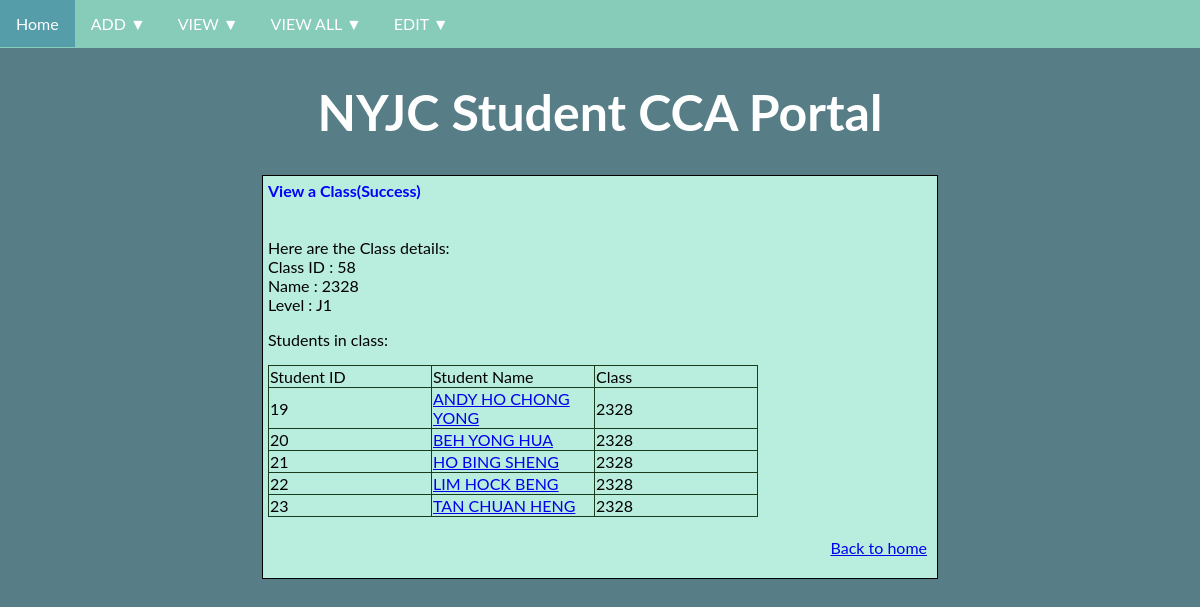
The page /view/class?id=58 on the database its author committed.
### tables this page shows
CREATE TABLE "Class"(
                "id" TEXT UNIQUE,
                "name" TEXT,
                "level" TEXT,
                Primary Key("id")
                );

CREATE TABLE "Student"(
                "id" TEXT UNIQUE,
                "name" TEXT,
                "student_age" INT,
                "year_enrolled" INT,
                "graduating_year" INT,
                "class_id" TEXT,
                Primary Key("id")
                Foreign Key("class_id") REFERENCES Class("id")
                );

### main.py (the view, shortened to what this page needs)
@app.route('/view/class', methods = ["GET", 'POST'])
def view_class():
    title = 'View a Class'
    span1 = "View a Class"
    span2 = "Use the following form to view a Class"
    form_header = {"id": "Class ID"}
    error = ' '
    if request.args:
        id = request.args["id"].strip(" ")
        record = classCollection.find(id)
        if record != None:
            students = classCollection.viewstudent(id)
            span1 = "View a Class(Success)"
            span2 = "Here are the Class details:"
            form_header = {
                           'id' : 'Class ID',
                           'name': 'Name',
                           'level': 'Level'
                               }
            table_header = {
                           'student_id' : 'Student ID',
                           'student_name': 'Student Name',
                           'class': 'Class'
            }
            return render_template("view.html",
                               page_type = 'success_class',
                               title = title,
                               span1 = span1,
                               span2 = span2,
                               form_header = form_header,
                               table_header = table_header,
                               form_data = {
                                   'record':record,
                                   'students':students
                               }
                              )
        else:
            error = f'Class ID {request.args["id"]} not found! Try again!'

### storage.py (called while the page is built)
    def _executedql(self, query: str, type: str, params: tuple) -> Optional[sqlite3.Row]:
        with sqlite3.connect(self._dbname) as conn:
            conn.row_factory = sqlite3.Row
            cur = conn.cursor()
            result = None
            if type == 'one':
                cur.execute(query, params)
                result = cur.fetchone()
            elif type == "many":
                cur.execute(query)
                result = cur.fetchall()
            elif type == "join":
                cur.execute(query, params)
                result = cur.fetchall()
            return result

    def find(self, key: str, columns: list[str] = ["*"]) -> Optional[dict]:
        querycolumns = ','.join(columns)
        query = f'''
                SELECT {querycolumns} FROM "{self._tblname}"
                WHERE "{self._key}" =?;
        '''
        result = self._executedql(query, "one", (key,))
        if result is not None:
            return dict(result)
        else:
            return None

    def viewstudent(self, key: str) -> Optional[list[dict]]:
        query = f'''SELECT "Student"."id" as "student_id",
                           "Student"."name" as "student_name",
                           "{self._tblname}"."name" as "class"
                    FROM "{self._tblname}"
                    INNER JOIN "Student"
                        ON "{self._tblname}"."{self._key}" = "Student"."class_id"
                    WHERE "{self._tblname}"."{self._key}" = ?
                    ORDER BY ABS("Student"."id");
                '''
        result = self._executedql(query, "join", (key,))
        if result != []:
            lst = []
            for record in result:
                lst.append(dict(record))
            return lst
        else:
            return None

### templates/view.html (shortened to what this page needs)
<!DOCTYPE html>
<html>
    <head>
    {% include "head.html" %}
    </head>
    <body>
        {% include "header.html" %}
        <div class='container'>
            <span class='highlight-blue'> {{span1}} </span>
            <span> {{span2}} </span>
        {% if 'view' in page_type %}
        <form
            action = "{{ form_meta['action'] }}"
            method = "{{ form_meta['method'] }}"
            >
        <table>
            {% for name, value in form_data.items() %}
            <tr>
                <td>
                    <label for= '{{ name }}'>
                    {{form_header[name]}}
                    </label>
                </td>
                <td>
                    <input id= '{{ name }}' type='text' name= '{{ name }}' value='{{ value }}' >
                </td>
            </tr>
            {% endfor %}
            <tr>
                <td colspan = "2" align = "right" >
                    <input type='submit' value='Submit'>
                </td>
            </tr>
        </table>
        </form>
        {% elif 'success' in page_type %}
            {% for name, value in form_data['record'].items() %}
                {{form_header[name]}} : {{value}}
            {% endfor %}
            {% if 'class' in page_type %}
                <p> Students in class: </p>
                {%if form_data['students'] != None %}
                    <table>
                        <tr>
                        {% for header in form_data['students'][0].keys() %}
                            <td> {{table_header[header]}} </td>
                        {% endfor %}
                        </tr>
                        {% for student in form_data['students'] %}
                            <tr>
                            {% for name, value in student.items() %}
                                {% if name == "student_name" %}
                                    <td> <a href="/view/student?id={{student['student_id']}}">{{value}}</a></td>
                                {% else %}
                                    <td>{{value}}</td>
                                {% endif %}
                            {% endfor %}
                            </tr>
                        {% endfor %}
                    </table>
                {% else %}
                    <p> No students found.</p>
                {% endif %}
            {% endif %}
        {% endif %}
        {% include "footer.html" %}
        </div>
    </body>
</html>

### static/css/styles.css (style rules this page uses)
body { background-color: #577D86; font-family: "Lato", sans-serif; margin: 0px; }
.highlight-blue { font-weight: bold; color: blue; }
.main-heading, .container, .footer { padding: 5px; margin: auto; }
.container { display: table; border: 0.5px solid black; background-color: #B9EDDD; color: black; width: 664px }
table { border: 0.5px solid #193d1d; border-collapse: collapse; }
th, td { width: 10em; border: 0.5px solid #193d1d; }

### rows shown on the page
Class: form_header "Class ID", id "58", form_header "Name", name "2328", form_header "Level", level "J1"
Student: id "19", name "ANDY HO CHONG YONG", name "2328"
Student: id "20", name "BEH YONG HUA", name "2328"
Student: id "21", name "HO BING SHENG", name "2328"
Student: id "22", name "LIM HOCK BENG", name "2328"
Student: id "23", name "TAN CHUAN HENG", name "2328"

### other values the page prints
{{ span1 }} "View a Class(Success)"
{{ span2 }} "Here are the Class details:"
{{ table_header[header] }} "Student ID" "Student Name" "Class"
